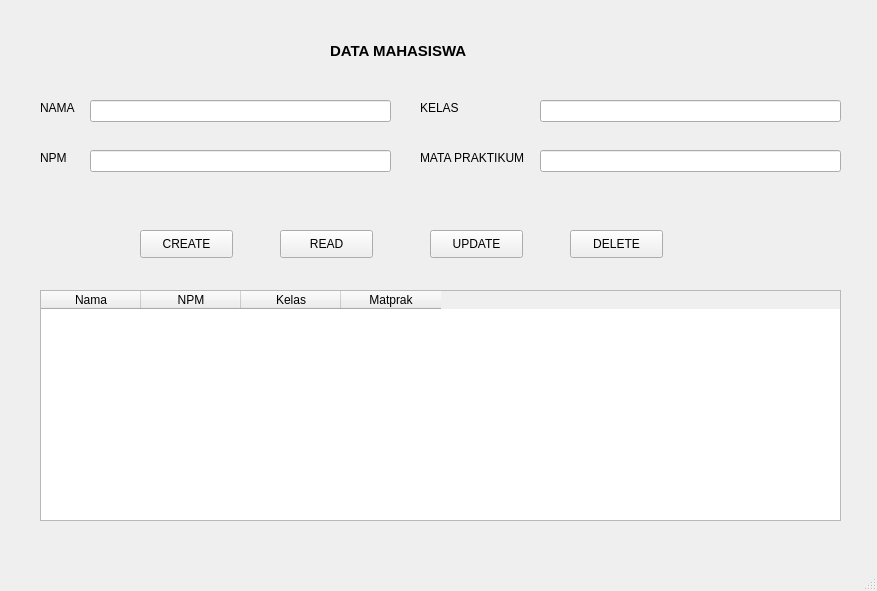
<?xml version="1.0" encoding="UTF-8"?>
<ui version="4.0">
 <class>MainWindow</class>
 <widget class="QMainWindow" name="MainWindow">
  <property name="geometry">
   <rect>
    <x>0</x>
    <y>0</y>
    <width>877</width>
    <height>591</height>
   </rect>
  </property>
  <property name="windowTitle">
   <string>MainWindow</string>
  </property>
  <widget class="QWidget" name="centralwidget">
   <widget class="QLabel" name="label">
    <property name="geometry">
     <rect>
      <x>330</x>
      <y>40</y>
      <width>170</width>
      <height>22</height>
     </rect>
    </property>
    <property name="font">
     <font>
      <pointsize>11</pointsize>
      <weight>75</weight>
      <bold>true</bold>
     </font>
    </property>
    <property name="text">
     <string>DATA MAHASISWA</string>
    </property>
   </widget>
   <widget class="QLabel" name="label_2">
    <property name="geometry">
     <rect>
      <x>40</x>
      <y>100</y>
      <width>55</width>
      <height>16</height>
     </rect>
    </property>
    <property name="text">
     <string>NAMA</string>
    </property>
   </widget>
   <widget class="QLabel" name="label_3">
    <property name="geometry">
     <rect>
      <x>40</x>
      <y>150</y>
      <width>55</width>
      <height>16</height>
     </rect>
    </property>
    <property name="text">
     <string>NPM</string>
    </property>
   </widget>
   <widget class="QLabel" name="label_4">
    <property name="geometry">
     <rect>
      <x>420</x>
      <y>150</y>
      <width>111</width>
      <height>16</height>
     </rect>
    </property>
    <property name="text">
     <string>MATA PRAKTIKUM</string>
    </property>
   </widget>
   <widget class="QLabel" name="label_5">
    <property name="geometry">
     <rect>
      <x>420</x>
      <y>100</y>
      <width>55</width>
      <height>16</height>
     </rect>
    </property>
    <property name="text">
     <string>KELAS</string>
    </property>
   </widget>
   <widget class="QLineEdit" name="lineEditNama">
    <property name="geometry">
     <rect>
      <x>90</x>
      <y>100</y>
      <width>301</width>
      <height>22</height>
     </rect>
    </property>
   </widget>
   <widget class="QLineEdit" name="lineEditNPM">
    <property name="geometry">
     <rect>
      <x>90</x>
      <y>150</y>
      <width>301</width>
      <height>22</height>
     </rect>
    </property>
   </widget>
   <widget class="QLineEdit" name="lineEditKelas">
    <property name="geometry">
     <rect>
      <x>540</x>
      <y>100</y>
      <width>301</width>
      <height>22</height>
     </rect>
    </property>
   </widget>
   <widget class="QLineEdit" name="lineEditMataPrak">
    <property name="geometry">
     <rect>
      <x>540</x>
      <y>150</y>
      <width>301</width>
      <height>22</height>
     </rect>
    </property>
   </widget>
   <widget class="QPushButton" name="pushButtonCreate">
    <property name="geometry">
     <rect>
      <x>140</x>
      <y>230</y>
      <width>93</width>
      <height>28</height>
     </rect>
    </property>
    <property name="text">
     <string>CREATE</string>
    </property>
   </widget>
   <widget class="QPushButton" name="pushButtonRead">
    <property name="geometry">
     <rect>
      <x>280</x>
      <y>230</y>
      <width>93</width>
      <height>28</height>
     </rect>
    </property>
    <property name="text">
     <string>READ</string>
    </property>
   </widget>
   <widget class="QPushButton" name="pushButtonUpdate">
    <property name="geometry">
     <rect>
      <x>430</x>
      <y>230</y>
      <width>93</width>
      <height>28</height>
     </rect>
    </property>
    <property name="text">
     <string>UPDATE</string>
    </property>
   </widget>
   <widget class="QPushButton" name="pushButtonDelete">
    <property name="geometry">
     <rect>
      <x>570</x>
      <y>230</y>
      <width>93</width>
      <height>28</height>
     </rect>
    </property>
    <property name="text">
     <string>DELETE</string>
    </property>
   </widget>
   <widget class="QTableWidget" name="tableWidget">
    <property name="geometry">
     <rect>
      <x>40</x>
      <y>290</y>
      <width>801</width>
      <height>231</height>
     </rect>
    </property>
    <column>
     <property name="text">
      <string>Nama</string>
     </property>
    </column>
    <column>
     <property name="text">
      <string>NPM</string>
     </property>
    </column>
    <column>
     <property name="text">
      <string>Kelas</string>
     </property>
    </column>
    <column>
     <property name="text">
      <string>Matprak</string>
     </property>
    </column>
   </widget>
  </widget>
  <widget class="QMenuBar" name="menubar">
   <property name="geometry">
    <rect>
     <x>0</x>
     <y>0</y>
     <width>877</width>
     <height>26</height>
    </rect>
   </property>
  </widget>
  <widget class="QStatusBar" name="statusbar"/>
 </widget>
 <resources/>
 <connections/>
</ui>
